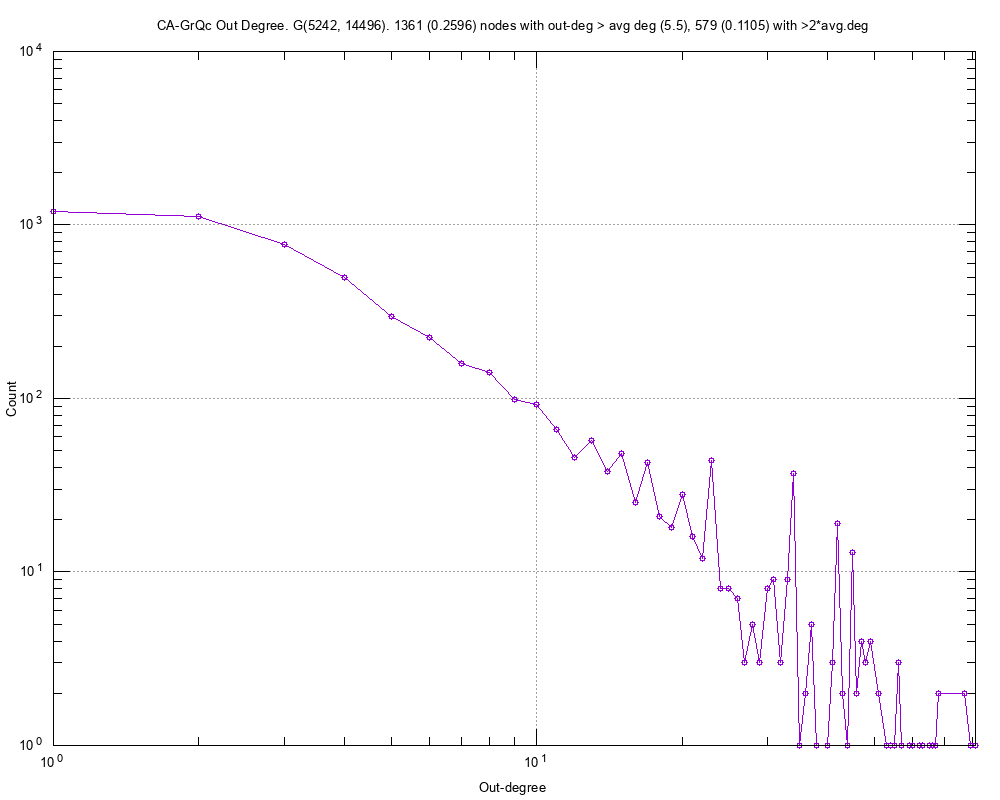

Here is the gnuplot script that generated this plot:
#
# CA-GrQc Out Degree. G(5242, 14496). 1361 (0.2596) nodes with out-deg > avg deg (5.5), 579 (0.1105) with >2*avg.deg (Wed Aug 08 14:19:36 2018)
#

set title "CA-GrQc Out Degree. G(5242, 14496). 1361 (0.2596) nodes with out-deg > avg deg (5.5), 579 (0.1105) with >2*avg.deg"
set key bottom right
set logscale xy 10
set format x "10^{%L}"
set mxtics 10
set format y "10^{%L}"
set mytics 10
set grid
set xlabel "Out-degree"
set ylabel "Count"
set tics scale 2
set terminal png font arial 10 size 1000,800
set output 'outDeg.CA-GrQc.png'
plot 	"outDeg.CA-GrQc.tab" using 1:2 title "" with linespoints pt 6
